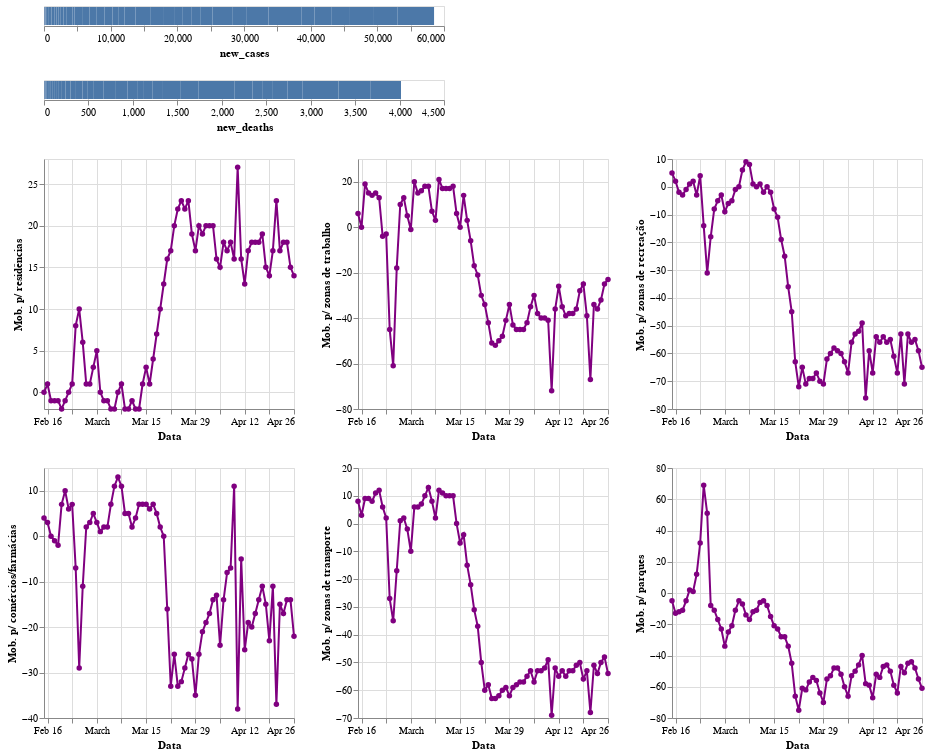

Source (notebook cell):
### Code cell
import altair as alt

brush = alt.selection(type='interval', encodings=['x'], resolve='global')

base = alt.Chart(br).mark_line(point=True).encode(
    alt.X('date:T', title='Data'),
    color=alt.condition(brush, alt.ColorValue('purple'), alt.ColorValue('gray')),
).add_selection(
    brush
).properties(
    width=250,
    height=250
)

bars = bars = alt.Chart(br).mark_bar().encode(
    x='new_cases:Q'
).transform_filter(
    brush
)

bars2 = alt.Chart(br).mark_bar().encode(
    x='new_deaths:Q'
).transform_filter(
    brush
)
alt.vconcat(alt.vconcat(bars,bars2),
           alt.hconcat(base.encode(alt.Y('residential:Q', title='Mob. p/ residências')), 
                       base.encode(alt.Y('workplaces:Q', title='Mob. p/ zonas de trabalho')), 
                       base.encode(alt.Y('retail_recreation:Q', title='Mob. p/ zonas de recreação'))),
           alt.hconcat(base.encode(alt.Y('grocery_pharmacy:Q', title='Mob. p/ comércios/farmácias')), 
                       base.encode(alt.Y('transit_stations:Q', title='Mob. p/ zonas de transporte')), 
                       base.encode(alt.Y('parks:Q', title='Mob. p/ parques'))))

### Figure 1 — Vega-Lite specification as saved in the notebook (floating-point values rounded to 4 significant figures)
{"config": {"view": {"continuousWidth": 400, "continuousHeight": 300}}, "vconcat": [{"vconcat": [{"mark": "bar", "encoding": {"x": {"type": "quantitative", "field": "new_cases"}}, "transform": [{"filter": {"selection": "selector002"}}]}, {"mark": "bar", "encoding": {"x": {"type": "quantitative", "field": "new_deaths"}}, "transform": [{"filter": {"selection": "selector002"}}]}]}, {"hconcat": [{"mark": {"type": "line", "point": true}, "encoding": {"color": {"condition": {"value": "purple", "selection": "selector002"}, "value": "gray"}, "x": {"type": "temporal", "field": "date", "title": "Data"}, "y": {"type": "quantitative", "field": "residential", "title": "Mob. p/ residências"}}, "height": 250, "selection": {"selector002": {"type": "interval", "encodings": ["x"], "resolve": "global"}}, "width": 250}, {"mark": {"type": "line", "point": true}, "encoding": {"color": {"condition": {"value": "purple", "selection": "selector002"}, "value": "gray"}, "x": {"type": "temporal", "field": "date", "title": "Data"}, "y": {"type": "quantitative", "field": "workplaces", "title": "Mob. p/ zonas de trabalho"}}, "height": 250, "selection": {"selector002": {"type": "interval", "encodings": ["x"], "resolve": "global"}}, "width": 250}, {"mark": {"type": "line", "point": true}, "encoding": {"color": {"condition": {"value": "purple", "selection": "selector002"}, "value": "gray"}, "x": {"type": "temporal", "field": "date", "title": "Data"}, "y": {"type": "quantitative", "field": "retail_recreation", "title": "Mob. p/ zonas de recreação"}}, "height": 250, "selection": {"selector002": {"type": "interval", "encodings": ["x"], "resolve": "global"}}, "width": 250}]}, {"hconcat": [{"mark": {"type": "line", "point": true}, "encoding": {"color": {"condition": {"value": "purple", "selection": "selector002"}, "value": "gray"}, "x": {"type": "temporal", "field": "date", "title": "Data"}, "y": {"type": "quantitative", "field": "grocery_pharmacy", "title": "Mob. p/ comércios/farmácias"}}, "height": 250, "selection": {"selector002": {"type": "interval", "encodings": ["x"], "resolve": "global"}}, "width": 250}, {"mark": {"type": "line", "point": true}, "encoding": {"color": {"condition": {"value": "purple", "selection": "selector002"}, "value": "gray"}, "x": {"type": "temporal", "field": "date", "title": "Data"}, "y": {"type": "quantitative", "field": "transit_stations", "title": "Mob. p/ zonas de transporte"}}, "height": 250, "selection": {"selector002": {"type": "interval", "encodings": ["x"], "resolve": "global"}}, "width": 250}, {"mark": {"type": "line", "point": true}, "encoding": {"color": {"condition": {"value": "purple", "selection": "selector002"}, "value": "gray"}, "x": {"type": "temporal", "field": "date", "title": "Data"}, "y": {"type": "quantitative", "field": "parks", "title": "Mob. p/ parques"}}, "height": 250, "selection": {"selector002": {"type": "interval", "encodings": ["x"], "resolve": "global"}}, "width": 250}]}], "data": {"name": "data-1486ca094edc93fb85a22ea4430b7647"}, "$schema": "https://vega.github.io/schema/vega-lite/v4.8.1.json", "datasets": {"data-1486ca094edc93fb85a22ea4430b7647": [{"locality_code": "BR", "locality_name": "Brazil", "date": "2020-02-15", "new_cases": 0, "new_deaths": 0, "retail_recreation": 5.0, "grocery_pharmacy": 4.0, "parks": -5.0, "transit_stations": 8.0, "workplaces": 6.0, "residential": 0.0}, {"locality_code": "BR", "locality_name": "Brazil", "date": "2020-02-16", "new_cases": 0, "new_deaths": 0, "retail_recreation": 2.0, "grocery_pharmacy": 3.0, "parks": -13.0, "transit_stations": 3.0, "workplaces": 0.0, "residential": 1.0}, {"locality_code": "BR", "locality_name": "Brazil", "date": "2020-02-17", "new_cases": 0, "new_deaths": 0, "retail_recreation": -2.0, "grocery_pharmacy": 0.0, "parks": -12.0, "transit_stations": 9.0, "workplaces": 19.0, "residential": -1.0}, {"locality_code": "BR", "locality_name": "Brazil", "date": "2020-02-18", "new_cases": 0, "new_deaths": 0, "retail_recreation": -3.0, "grocery_pharmacy": -1.0, "parks": -11.0, "transit_stations": 9.0, "workplaces": 15.0, "residential": -1.0}, {"locality_code": "BR", "locality_name": "Brazil", "date": "2020-02-19", "new_cases": 0, "new_deaths": 0, "retail_recreation": -1.0, "grocery_pharmacy": -2.0, "parks": -5.0, "transit_stations": 8.0, "workplaces": 14.0, "residential": -1.0}, {"locality_code": "BR", "locality_name": "Brazil", "date": "2020-02-20", "new_cases": 0, "new_deaths": 0, "retail_recreation": 1.0, "grocery_pharmacy": 7.0, "parks": 2.0, "transit_stations": 11.0, "workplaces": 15.0, "residential": -2.0}, {"locality_code": "BR", "locality_name": "Brazil", "date": "2020-02-21", "new_cases": 0, "new_deaths": 0, "retail_recreation": 2.0, "grocery_pharmacy": 10.0, "parks": 1.0, "transit_stations": 12.0, "workplaces": 13.0, "residential": -1.0}, {"locality_code": "BR", "locality_name": "Brazil", "date": "2020-02-22", "new_cases": 0, "new_deaths": 0, "retail_recreation": -3.0, "grocery_pharmacy": 6.0, "parks": 12.0, "transit_stations": 6.0, "workplaces": -4.0, "residential": 0.0}, {"locality_code": "BR", "locality_name": "Brazil", "date": "2020-02-23", "new_cases": 0, "new_deaths": 0, "retail_recreation": 4.0, "grocery_pharmacy": 7.0, "parks": 32.0, "transit_stations": 2.0, "workplaces": -3.0, "residential": 1.0}, {"locality_code": "BR", "locality_name": "Brazil", "date": "2020-02-24", "new_cases": 0, "new_deaths": 0, "retail_recreation": -14.0, "grocery_pharmacy": -7.0, "parks": 69.0, "transit_stations": -27.0, "workplaces": -45.0, "residential": 8.0}, {"locality_code": "BR", "locality_name": "Brazil", "date": "2020-02-25", "new_cases": 0, "new_deaths": 0, "retail_recreation": -31.0, "grocery_pharmacy": -29.0, "parks": 51.0, "transit_stations": -35.0, "workplaces": -61.0, "residential": 10.0}, {"locality_code": "BR", "locality_name": "Brazil", "date": "2020-02-26", "new_cases": 1, "new_deaths": 0, "retail_recreation": -18.0, "grocery_pharmacy": -11.0, "parks": -8.0, "transit_stations": -17.0, "workplaces": -18.0, "residential": 6.0}, {"locality_code": "BR", "locality_name": "Brazil", "date": "2020-02-27", "new_cases": 0, "new_deaths": 0, "retail_recreation": -8.0, "grocery_pharmacy": 2.0, "parks": -11.0, "transit_stations": 1.0, "workplaces": 10.0, "residential": 1.0}, {"locality_code": "BR", "locality_name": "Brazil", "date": "2020-02-28", "new_cases": 0, "new_deaths": 0, "retail_recreation": -5.0, "grocery_pharmacy": 3.0, "parks": -17.0, "transit_stations": 2.0, "workplaces": 13.0, "residential": 1.0}, {"locality_code": "BR", "locality_name": "Brazil", "date": "2020-02-29", "new_cases": 0, "new_deaths": 0, "retail_recreation": -3.0, "grocery_pharmacy": 5.0, "parks": -23.0, "transit_stations": -2.0, "workplaces": 5.0, "residential": 3.0}, {"locality_code": "BR", "locality_name": "Brazil", "date": "2020-03-01", "new_cases": 1, "new_deaths": 0, "retail_recreation": -9.0, "grocery_pharmacy": 3.0, "parks": -34.0, "transit_stations": -10.0, "workplaces": -1.0, "residential": 5.0}, {"locality_code": "BR", "locality_name": "Brazil", "date": "2020-03-02", "new_cases": 0, "new_deaths": 0, "retail_recreation": -6.0, "grocery_pharmacy": 1.0, "parks": -25.0, "transit_stations": 6.0, "workplaces": 20.0, "residential": 0.0}, {"locality_code": "BR", "locality_name": "Brazil", "date": "2020-03-03", "new_cases": 0, "new_deaths": 0, "retail_recreation": -5.0, "grocery_pharmacy": 2.0, "parks": -21.0, "transit_stations": 6.0, "workplaces": 15.0, "residential": -1.0}, {"locality_code": "BR", "locality_name": "Brazil", "date": "2020-03-04", "new_cases": 0, "new_deaths": 0, "retail_recreation": -1.0, "grocery_pharmacy": 2.0, "parks": -11.0, "transit_stations": 7.0, "workplaces": 16.0, "residential": -1.0}, {"locality_code": "BR", "locality_name": "Brazil", "date": "2020-03-05", "new_cases": 1, "new_deaths": 0, "retail_recreation": 0.0, "grocery_pharmacy": 7.0, "parks": -5.0, "transit_stations": 10.0, "workplaces": 18.0, "residential": -2.0}, {"locality_code": "BR", "locality_name": "Brazil", "date": "2020-03-06", "new_cases": 5, "new_deaths": 0, "retail_recreation": 6.0, "grocery_pharmacy": 11.0, "parks": -7.0, "transit_stations": 13.0, "workplaces": 18.0, "residential": -2.0}, {"locality_code": "BR", "locality_name": "Brazil", "date": "2020-03-07", "new_cases": 5, "new_deaths": 0, "retail_recreation": 9.0, "grocery_pharmacy": 13.0, "parks": -14.0, "transit_stations": 8.0, "workplaces": 7.0, "residential": 0.0}, {"locality_code": "BR", "locality_name": "Brazil", "date": "2020-03-08", "new_cases": 0, "new_deaths": 0, "retail_recreation": 8.0, "grocery_pharmacy": 11.0, "parks": -17.0, "transit_stations": 2.0, "workplaces": 3.0, "residential": 1.0}, {"locality_code": "BR", "locality_name": "Brazil", "date": "2020-03-09", "new_cases": 12, "new_deaths": 0, "retail_recreation": 1.0, "grocery_pharmacy": 5.0, "parks": -12.0, "transit_stations": 12.0, "workplaces": 21.0, "residential": -2.0}, {"locality_code": "BR", "locality_name": "Brazil", "date": "2020-03-10", "new_cases": 0, "new_deaths": 0, "retail_recreation": 0.0, "grocery_pharmacy": 5.0, "parks": -11.0, "transit_stations": 11.0, "workplaces": 17.0, "residential": -2.0}, {"locality_code": "BR", "locality_name": "Brazil", "date": "2020-03-11", "new_cases": 9, "new_deaths": 0, "retail_recreation": 1.0, "grocery_pharmacy": 2.0, "parks": -6.0, "transit_stations": 10.0, "workplaces": 17.0, "residential": -1.0}, {"locality_code": "BR", "locality_name": "Brazil", "date": "2020-03-12", "new_cases": 18, "new_deaths": 0, "retail_recreation": -2.0, "grocery_pharmacy": 4.0, "parks": -5.0, "transit_stations": 10.0, "workplaces": 17.0, "residential": -2.0}, {"locality_code": "BR", "locality_name": "Brazil", "date": "2020-03-13", "new_cases": 25, "new_deaths": 0, "retail_recreation": 0.0, "grocery_pharmacy": 7.0, "parks": -8.0, "transit_stations": 10.0, "workplaces": 18.0, "residential": -2.0}, {"locality_code": "BR", "locality_name": "Brazil", "date": "2020-03-14", "new_cases": 21, "new_deaths": 0, "retail_recreation": -2.0, "grocery_pharmacy": 7.0, "parks": -15.0, "transit_stations": 0.0, "workplaces": 6.0, "residential": 1.0}, {"locality_code": "BR", "locality_name": "Brazil", "date": "2020-03-15", "new_cases": 23, "new_deaths": 0, "retail_recreation": -8.0, "grocery_pharmacy": 7.0, "parks": -21.0, "transit_stations": -7.0, "workplaces": 0.0, "residential": 3.0}, {"locality_code": "BR", "locality_name": "Brazil", "date": "2020-03-16", "new_cases": 79, "new_deaths": 0, "retail_recreation": -11.0, "grocery_pharmacy": 6.0, "parks": -23.0, "transit_stations": -4.0, "workplaces": 14.0, "residential": 1.0}, {"locality_code": "BR", "locality_name": "Brazil", "date": "2020-03-17", "new_cases": 34, "new_deaths": 0, "retail_recreation": -19.0, "grocery_pharmacy": 7.0, "parks": -28.0, "transit_stations": -15.0, "workplaces": 3.0, "residential": 4.0}, {"locality_code": "BR", "locality_name": "Brazil", "date": "2020-03-18", "new_cases": 57, "new_deaths": 1, "retail_recreation": -25.0, "grocery_pharmacy": 5.0, "parks": -28.0, "transit_stations": -22.0, "workplaces": -6.0, "residential": 7.0}, {"locality_code": "BR", "locality_name": "Brazil", "date": "2020-03-19", "new_cases": 137, "new_deaths": 3, "retail_recreation": -36.0, "grocery_pharmacy": 2.0, "parks": -34.0, "transit_stations": -31.0, "workplaces": -17.0, "residential": 10.0}, {"locality_code": "BR", "locality_name": "Brazil", "date": "2020-03-20", "new_cases": 193, "new_deaths": 2, "retail_recreation": -45.0, "grocery_pharmacy": 0.0, "parks": -45.0, "transit_stations": -37.0, "workplaces": -21.0, "residential": 13.0}, {"locality_code": "BR", "locality_name": "Brazil", "date": "2020-03-21", "new_cases": 283, "new_deaths": 5, "retail_recreation": -63.0, "grocery_pharmacy": -16.0, "parks": -66.0, "transit_stations": -50.0, "workplaces": -30.0, "residential": 16.0}, {"locality_code": "BR", "locality_name": "Brazil", "date": "2020-03-22", "new_cases": 224, "new_deaths": 7, "retail_recreation": -72.0, "grocery_pharmacy": -33.0, "parks": -75.0, "transit_stations": -60.0, "workplaces": -34.0, "residential": 17.0}, {"locality_code": "BR", "locality_name": "Brazil", "date": "2020-03-23", "new_cases": 418, "new_deaths": 7, "retail_recreation": -65.0, "grocery_pharmacy": -26.0, "parks": -61.0, "transit_stations": -58.0, "workplaces": -42.0, "residential": 20.0}, {"locality_code": "BR", "locality_name": "Brazil", "date": "2020-03-24", "new_cases": 345, "new_deaths": 9, "retail_recreation": -71.0, "grocery_pharmacy": -33.0, "parks": -62.0, "transit_stations": -63.0, "workplaces": -51.0, "residential": 22.0}, {"locality_code": "BR", "locality_name": "Brazil", "date": "2020-03-25", "new_cases": 310, "new_deaths": 12, "retail_recreation": -69.0, "grocery_pharmacy": -32.0, "parks": -57.0, "transit_stations": -63.0, "workplaces": -52.0, "residential": 23.0}, {"locality_code": "BR", "locality_name": "Brazil", "date": "2020-03-26", "new_cases": 232, "new_deaths": 11, "retail_recreation": -69.0, "grocery_pharmacy": -29.0, "parks": -54.0, "transit_stations": -62.0, "workplaces": -50.0, "residential": 22.0}, {"locality_code": "BR", "locality_name": "Brazil", "date": "2020-03-27", "new_cases": 482, "new_deaths": 20, "retail_recreation": -67.0, "grocery_pharmacy": -26.0, "parks": -56.0, "transit_stations": -60.0, "workplaces": -48.0, "residential": 23.0}, {"locality_code": "BR", "locality_name": "Brazil", "date": "2020-03-28", "new_cases": 502, "new_deaths": 15, "retail_recreation": -70.0, "grocery_pharmacy": -27.0, "parks": -64.0, "transit_stations": -59.0, "workplaces": -41.0, "residential": 19.0}, {"locality_code": "BR", "locality_name": "Brazil", "date": "2020-03-29", "new_cases": 487, "new_deaths": 22, "retail_recreation": -71.0, "grocery_pharmacy": -35.0, "parks": -70.0, "transit_stations": -62.0, "workplaces": -34.0, "residential": 17.0}, {"locality_code": "BR", "locality_name": "Brazil", "date": "2020-03-30", "new_cases": 352, "new_deaths": 22, "retail_recreation": -62.0, "grocery_pharmacy": -26.0, "parks": -55.0, "transit_stations": -59.0, "workplaces": -43.0, "residential": 20.0}, {"locality_code": "BR", "locality_name": "Brazil", "date": "2020-03-31", "new_cases": 323, "new_deaths": 23, "retail_recreation": -60.0, "grocery_pharmacy": -21.0, "parks": -53.0, "transit_stations": -58.0, "workplaces": -45.0, "residential": 19.0}, {"locality_code": "BR", "locality_name": "Brazil", "date": "2020-04-01", "new_cases": 1138, "new_deaths": 42, "retail_recreation": -58.0, "grocery_pharmacy": -19.0, "parks": -48.0, "transit_stations": -57.0, "workplaces": -45.0, "residential": 20.0}, {"locality_code": "BR", "locality_name": "Brazil", "date": "2020-04-02", "new_cases": 1119, "new_deaths": 40, "retail_recreation": -59.0, "grocery_pharmacy": -17.0, "parks": -48.0, "transit_stations": -57.0, "workplaces": -45.0, "residential": 20.0}, {"locality_code": "BR", "locality_name": "Brazil", "date": "2020-04-03", "new_cases": 1074, "new_deaths": 58, "retail_recreation": -60.0, "grocery_pharmacy": -14.0, "parks": -52.0, "transit_stations": -55.0, "workplaces": -42.0, "residential": 20.0}, {"locality_code": "BR", "locality_name": "Brazil", "date": "2020-04-04", "new_cases": 1146, "new_deaths": 60, "retail_recreation": -63.0, "grocery_pharmacy": -13.0, "parks": -60.0, "transit_stations": -53.0, "workplaces": -35.0, "residential": 16.0}, {"locality_code": "BR", "locality_name": "Brazil", "date": "2020-04-05", "new_cases": 1222, "new_deaths": 73, "retail_recreation": -67.0, "grocery_pharmacy": -24.0, "parks": -66.0, "transit_stations": -57.0, "workplaces": -30.0, "residential": 15.0}, {"locality_code": "BR", "locality_name": "Brazil", "date": "2020-04-06", "new_cases": 852, "new_deaths": 54, "retail_recreation": -56.0, "grocery_pharmacy": -14.0, "parks": -53.0, "transit_stations": -53.0, "workplaces": -38.0, "residential": 18.0}, {"locality_code": "BR", "locality_name": "Brazil", "date": "2020-04-07", "new_cases": 926, "new_deaths": 67, "retail_recreation": -53.0, "grocery_pharmacy": -8.0, "parks": -50.0, "transit_stations": -53.0, "workplaces": -40.0, "residential": 17.0}, {"locality_code": "BR", "locality_name": "Brazil", "date": "2020-04-08", "new_cases": 1661, "new_deaths": 114, "retail_recreation": -52.0, "grocery_pharmacy": -7.0, "parks": -46.0, "transit_stations": -52.0, "workplaces": -40.0, "residential": 18.0}, {"locality_code": "BR", "locality_name": "Brazil", "date": "2020-04-09", "new_cases": 2210, "new_deaths": 133, "retail_recreation": -49.0, "grocery_pharmacy": 11.0, "parks": -40.0, "transit_stations": -49.0, "workplaces": -41.0, "residential": 16.0}, {"locality_code": "BR", "locality_name": "Brazil", "date": "2020-04-10", "new_cases": 1930, "new_deaths": 141, "retail_recreation": -76.0, "grocery_pharmacy": -38.0, "parks": -58.0, "transit_stations": -69.0, "workplaces": -72.0, "residential": 27.0}, {"locality_code": "BR", "locality_name": "Brazil", "date": "2020-04-11", "new_cases": 1781, "new_deaths": 115, "retail_recreation": -59.0, "grocery_pharmacy": -5.0, "parks": -59.0, "transit_stations": -52.0, "workplaces": -36.0, "residential": 16.0}, {"locality_code": "BR", "locality_name": "Brazil", "date": "2020-04-12", "new_cases": 1089, "new_deaths": 68, "retail_recreation": -67.0, "grocery_pharmacy": -25.0, "parks": -67.0, "transit_stations": -55.0, "workplaces": -26.0, "residential": 13.0}, {"locality_code": "BR", "locality_name": "Brazil", "date": "2020-04-13", "new_cases": 1442, "new_deaths": 99, "retail_recreation": -54.0, "grocery_pharmacy": -19.0, "parks": -52.0, "transit_stations": -53.0, "workplaces": -35.0, "residential": 17.0}, {"locality_code": "BR", "locality_name": "Brazil", "date": "2020-04-14", "new_cases": 1261, "new_deaths": 105, "retail_recreation": -56.0, "grocery_pharmacy": -20.0, "parks": -54.0, "transit_stations": -55.0, "workplaces": -39.0, "residential": 18.0}, {"locality_code": "BR", "locality_name": "Brazil", "date": "2020-04-15", "new_cases": 1832, "new_deaths": 204, "retail_recreation": -54.0, "grocery_pharmacy": -17.0, "parks": -47.0, "transit_stations": -53.0, "workplaces": -38.0, "residential": 18.0}, {"locality_code": "BR", "locality_name": "Brazil", "date": "2020-04-16", "new_cases": 3058, "new_deaths": 204, "retail_recreation": -56.0, "grocery_pharmacy": -14.0, "parks": -46.0, "transit_stations": -53.0, "workplaces": -38.0, "residential": 18.0}, {"locality_code": "BR", "locality_name": "Brazil", "date": "2020-04-17", "new_cases": 2105, "new_deaths": 188, "retail_recreation": -55.0, "grocery_pharmacy": -11.0, "parks": -50.0, "transit_stations": -51.0, "workplaces": -36.0, "residential": 19.0}, {"locality_code": "BR", "locality_name": "Brazil", "date": "2020-04-18", "new_cases": 3257, "new_deaths": 217, "retail_recreation": -61.0, "grocery_pharmacy": -15.0, "parks": -59.0, "transit_stations": -50.0, "workplaces": -28.0, "residential": 15.0}, {"locality_code": "BR", "locality_name": "Brazil", "date": "2020-04-19", "new_cases": 2917, "new_deaths": 206, "retail_recreation": -67.0, "grocery_pharmacy": -23.0, "parks": -64.0, "transit_stations": -56.0, "workplaces": -25.0, "residential": 14.0}, {"locality_code": "BR", "locality_name": "Brazil", "date": "2020-04-20", "new_cases": 2055, "new_deaths": 115, "retail_recreation": -53.0, "grocery_pharmacy": -11.0, "parks": -47.0, "transit_stations": -53.0, "workplaces": -39.0, "residential": 17.0}, {"locality_code": "BR", "locality_name": "Brazil", "date": "2020-04-21", "new_cases": 1927, "new_deaths": 113, "retail_recreation": -71.0, "grocery_pharmacy": -37.0, "parks": -51.0, "transit_stations": -68.0, "workplaces": -67.0, "residential": 23.0}, {"locality_code": "BR", "locality_name": "Brazil", "date": "2020-04-22", "new_cases": 2498, "new_deaths": 166, "retail_recreation": -53.0, "grocery_pharmacy": -15.0, "parks": -45.0, "transit_stations": -51.0, "workplaces": -34.0, "residential": 17.0}, {"locality_code": "BR", "locality_name": "Brazil", "date": "2020-04-23", "new_cases": 2678, "new_deaths": 165, "retail_recreation": -56.0, "grocery_pharmacy": -17.0, "parks": -44.0, "transit_stations": -54.0, "workplaces": -36.0, "residential": 18.0}, {"locality_code": "BR", "locality_name": "Brazil", "date": "2020-04-24", "new_cases": 3735, "new_deaths": 407, "retail_recreation": -55.0, "grocery_pharmacy": -14.0, "parks": -48.0, "transit_stations": -50.0, "workplaces": -32.0, "residential": 18.0}, {"locality_code": "BR", "locality_name": "Brazil", "date": "2020-04-25", "new_cases": 3503, "new_deaths": 357, "retail_recreation": -59.0, "grocery_pharmacy": -14.0, "parks": -55.0, "transit_stations": -48.0, "workplaces": -25.0, "residential": 15.0}, {"locality_code": "BR", "locality_name": "Brazil", "date": "2020-04-26", "new_cases": 5514, "new_deaths": 346, "retail_recreation": -65.0, "grocery_pharmacy": -22.0, "parks": -61.0, "transit_stations": -54.0, "workplaces": -23.0, "residential": 14.0}]}}
